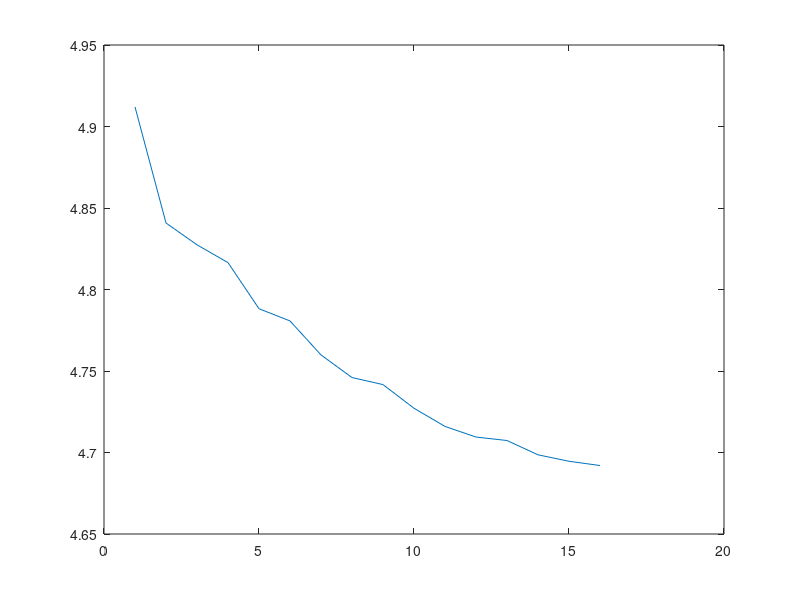

This figure's MATLAB source:
%% HW 2
% Exercise 1 - Marginal allocation

lambda = 1/1000 * [55 43 36 70 29 45 111]; % Intensity of arrivals
c = [5 18 14 17 16 24 70]; % Cost of spare parts
T = [8 4 14 3 14 9 25]; % Repair times
C_max = 500;

% Marginal allocation

% R_j(s_j) = cdf(pd, s_j +1 , 'upper')
m = 10;
n = 7;
A = [];
for i = 0:m
    for j = 1:n
        A(i+1,j) = poisscdf( i+1 , lambda(j)*T(j), 'upper') / c(j);
    end
end

s = zeros(m,7);
k = 0;
C = 0;

EBO = [lambda*T'];

while (C <= C_max)
    k = k+1;
    [val, ind] = max(max(A));
    
    A( s(k,ind) + 1 , ind) = -1;
    
    s(k+1,:) = s(k,:);
    s(k+1,ind) = s(k,ind) +1;
    
    C = C + c(ind);
    
    R_ind = poisscdf( s(k, ind) , lambda(ind)*T(ind), 'upper') / c(ind);
    EBO(k+1) = EBO(k) - R_ind;
    
end

plot(1:k+1, EBO)
